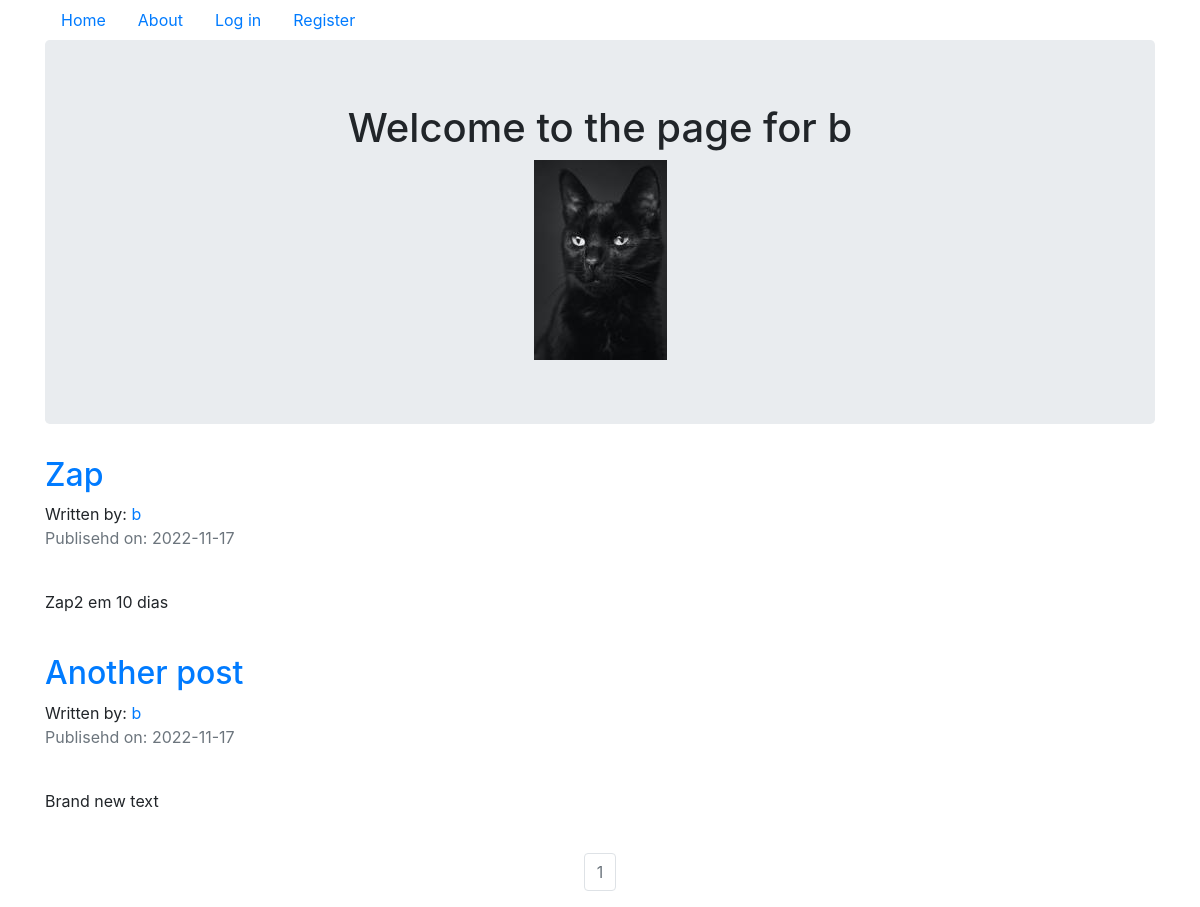
Page /b on the committed database.
### puppyCompanyBlog/models.py (models this page shows, shortened)
class User(db.Model, UserMixin):
    __tablename__ = 'users'
    id = db.Column(db.Integer, primary_key=True)
    profile_image = db.Column(db.String(64), nullable=False, default='default_profile.png')
    email = db.Column(db.String(64), unique=True, index=True)
    username = db.Column(db.String(64), unique=True, index=True)
    password_hash = db.Column(db.String(128))
    posts = db.relationship('BlogPost', backref='author', lazy=True)

class BlogPost(db.Model, UserMixin):
    users = db.relationship(User)
    id = db.Column(db.Integer, primary_key=True)
    user_id = db.Column(db.Integer, db.ForeignKey('users.id'), nullable=False)
    date = db.Column(db.DateTime, nullable=False, default=datetime.utcnow)
    title = db.Column(db.String(140), nullable=False)
    text = db.Column(db.Text, nullable=False)

### puppyCompanyBlog/users/views.py (the view)
@users.route('/<username>')
def user_posts(username):
    page = request.args.get('page', 1, type=int)
    user = User.query.filter_by(username=username).first_or_404()
    blog_posts = BlogPost.query.filter_by(author=user).order_by(BlogPost.date.desc()).paginate(page=page, per_page=5)
    return render_template('user_blog_posts.html', blog_posts=blog_posts, user=user)

### puppyCompanyBlog/templates/user_blog_posts.html
{% extends 'base.html' %}
{% block content %}
    <div class="container">
        <div class="jumbotron">
            <div align="center">
                <h1>Welcome to the page for {{user.username}}</h1>
                <img src="{{url_for('static', filename='profile_pics/'+user.profile_image)}}">
            </div>
        </div>
        {% for post in blog_posts.items %}
            <h2><a href="{{url_for('blog_posts.blog_post', blog_post_id=post.id)}}">{{post.title}}</a></h2>
            Written by: <a href="{{url_for('users.user_posts', username=post.author.username)}}">{{post.author.username}}</a>
            <p class="text-muted">Publisehd on: {{post.date.strftime("%Y-%m-%d")}}</p>
            <br>
            <p>{{post.text}}</p>
            <br>
        {% endfor %}
    </div>
    <nav aria-label="Page navigation example">
        <ul class="pagination justify-content-center">
          {% for page_num in blog_posts.iter_pages(left_edge=1, right_edge=1, left_current=1, right_current=2) %}
            {% if blog_posts.page == page_num %}
            <li class="page-item disabled">
                <a class="page-link" href="{{url_for('users.user_posts', username=user.username, page=page_num)}}">{{page_num}}</a>
            </li>
            {% else %}
            <li class="page-item">
                <a class="page-link" href="{{url_for('users.user_posts', username=user.username, page=page_num)}}">{{page_num}}</a>
            </li>
            {% endif %}
          {% endfor %}
        </ul>
    </nav>
{% endblock %}

### rows in the picture
User: username "b", profile_image (picture)
BlogPost: title "Zap", author.username "b", date "2022-11-17", text "Zap2 em 10 dias"
BlogPost: title "Another post", author.username "b", date "2022-11-17", text "Brand new text"

### other values in the picture
{{ page_num }} "1"
